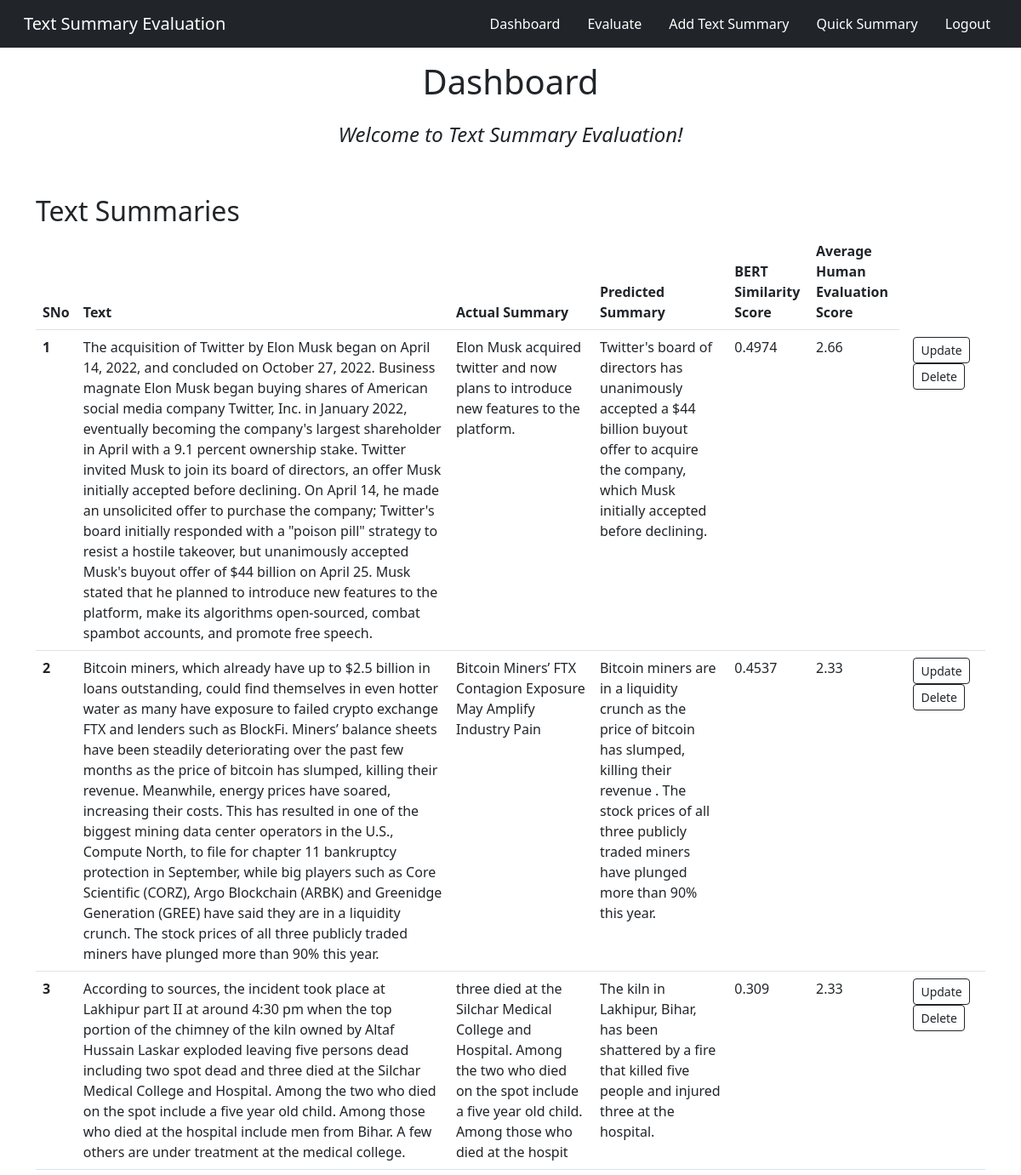
Page /dashboard (signed in, upper part) on the earlier database version.
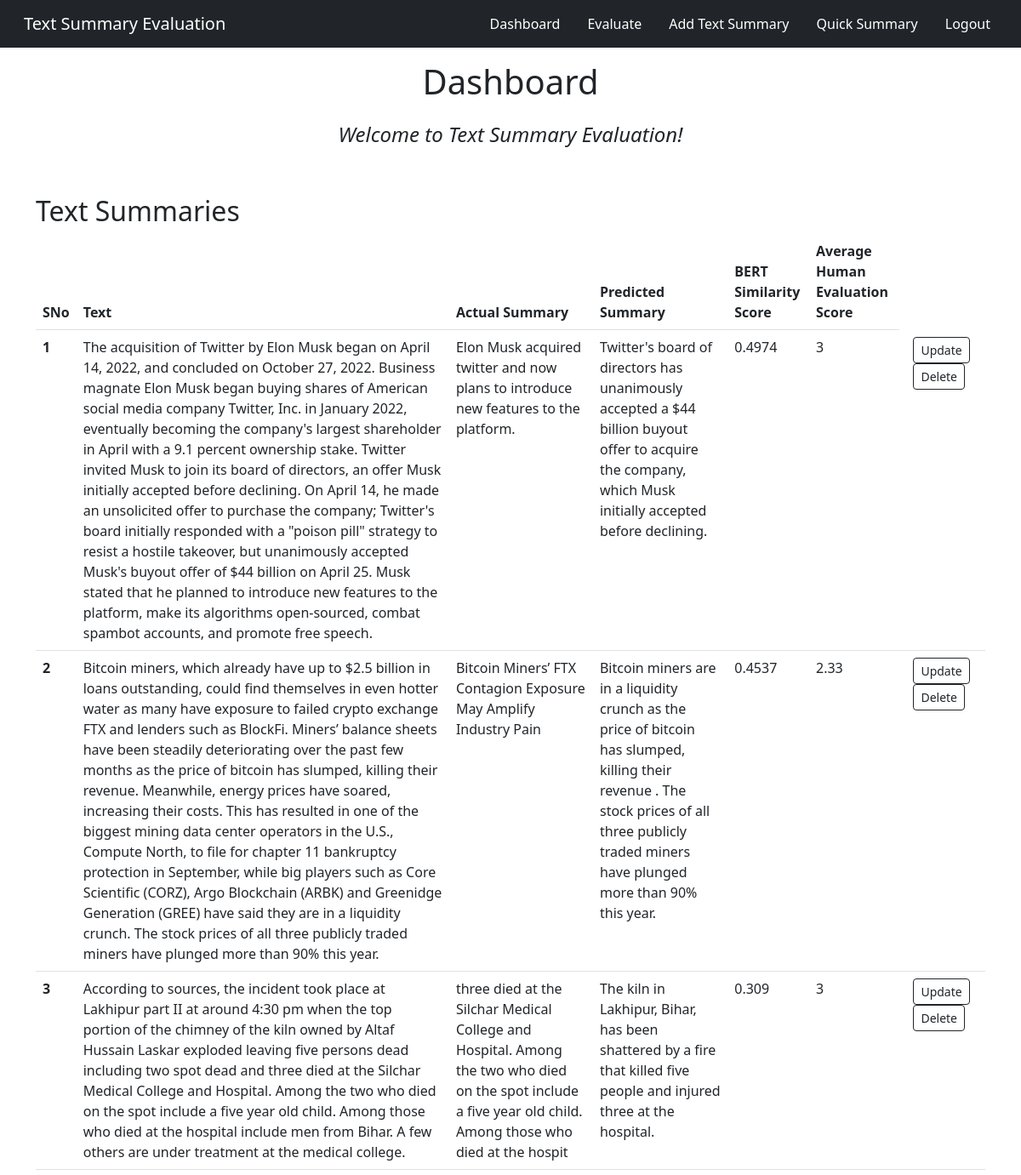
Same page on the later database version.
### app.py (models this page shows, shortened)
class TextSum(db.Model):
    sno = db.Column(db.Integer, primary_key=True)
    text = db.Column(db.String(10000), nullable=False)
    predicted_summary = db.Column(db.String(1000), nullable=False)
    actual_summary = db.Column(db.String(1000), nullable=False)
    cos_sim_score = db.Column(db.Float, nullable=True)
    human_score = db.Column(db.Float, nullable=True)
    date_created = db.Column(db.DateTime, default=datetime.utcnow)

### app.py (the view)
@app.route('/dashboard', methods=['GET', 'POST'])
@login_required
def dashboard():
    allTextSum = TextSum.query.all()
    return render_template('dashboard.html', allTextSum=allTextSum)

### app.py (called while the page is built)
@login_manager.user_loader
def load_user(user_id):
    return User.get(user_id)

    def get(id):
        return User.query.filter_by(id=id).first()

### templates/dashboard.html (shortened to what this page needs)
<!DOCTYPE html>
<html lang="en">
<head>
</head>
<body>
{% extends 'base2.html' %}
{% block body %}
    <h1>Dashboard</h1>
    <h4><i>Welcome to Text Summary Evaluation!</i></h4>
    <div class="container">
        <h2>Text Summaries</h2>
        {% if allTextSum|length == 0%}
            <div class="alert alert-dark" role="alert">
                No record
            </div>
        {% else %}
            <table class="table">
                <thead>
                    <tr>
                        <th scope="col">SNo</th>
                        <th scope="col">Text</th>
                        <th scope="col">Actual Summary</th>
                        <th scope="col">Predicted Summary</th>
                        <th scope="col">BERT Similarity Score</th>
                        <th scope="col">Average Human Evaluation Score</th>
                    </tr>
                </thead>
                <tbody>
                    {% for textsum in allTextSum %}
                        <tr>
                            <th scope="row">{{loop.index}}</th>
                            <td>{{textsum.text}}</td>
                            <td>{{textsum.actual_summary}}</td>
                            <td>{{textsum.predicted_summary}}</td>
                            <td>{{textsum.cos_sim_score}}</td>
                            <td>{{textsum.human_score}}</td>
                            <td>
                                <a href="/textsum/update/{{textsum.sno}}" type="button" class="btn btn-outline-dark btn-sm mx-2">Update</button>
                                <a href="/textsum/delete/{{textsum.sno}}" type="button" class="btn btn-outline-dark btn-sm mx-2">Delete</button>
                            </td>
                        </tr>
                    {% endfor %}
                </tbody>
            </table>
        {% endif %}
    </div>
{% endblock body %}

Differences in the rows shown:
changed TextSum (number 1 of 3 on the later page): human_score "2.66" → "3"
changed TextSum (number 3 of 3 on the later page): human_score "2.33" → "3"
